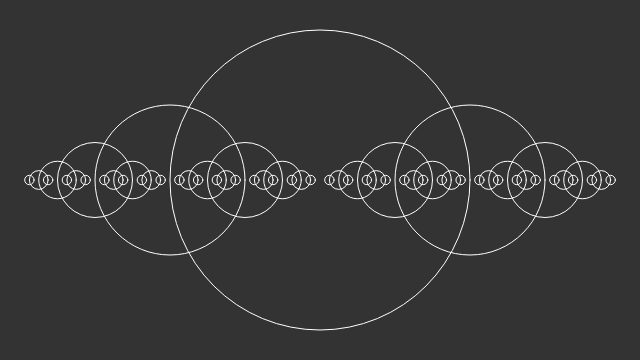
Frame 1 (no input)
Frame 60 (no input): identical to frame 1, image omitted
Frame 120 (the mouse pressed at the canvas centre since frame 60): identical to frame 1, image omitted

The p5.js sketch that drew this single still picture (run headless with seeded random() and noise() and a simulated clock; from frame 60 on, the mouse is pressed at the canvas centre):

// p5.js sketch
// ── sketch.js
// Setup function required by p5
function setup() {
  createCanvas(640, 360);
}

// Animation loop
function draw() {
  background(51);

  stroke(255);
  noFill();

  drawCircle(width / 2, height / 2, 300)
}

function drawCircle(x, y, d) {
  ellipse(x, y, d, d);

  if (d > 10) {
    drawCircle(x + d / 2, y, d / 2);
    drawCircle(x - d / 2, y, d / 2);
  }
}
